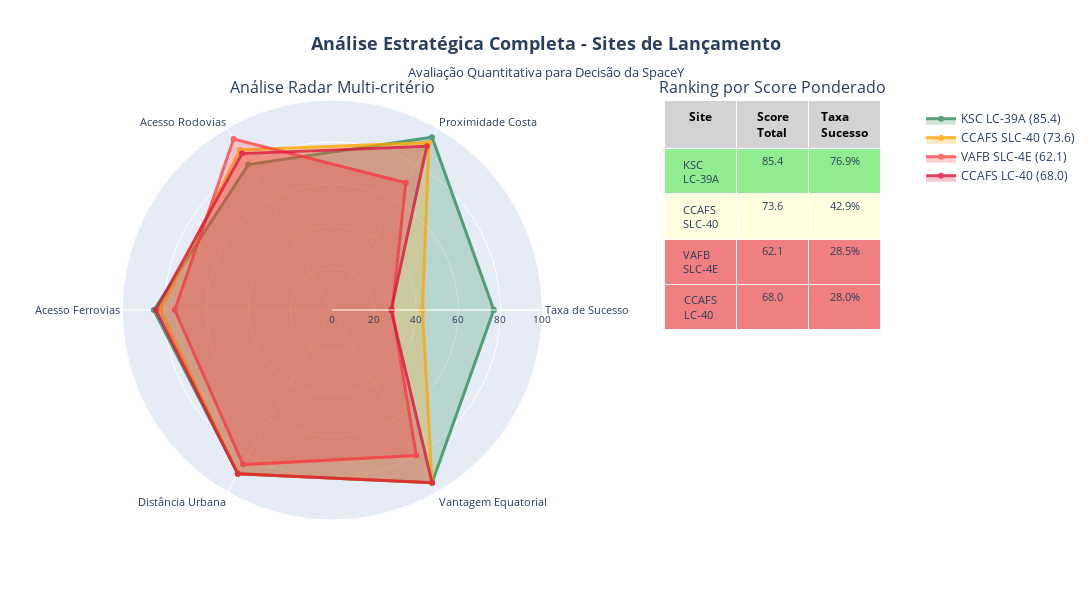

Here is the notebook cell this chart was saved with:
### Code cell
import plotly.graph_objects as go
from plotly.subplots import make_subplots
import pandas as pd

# Dados detalhados com justificativas
detailed_data = {
    'Critério': ['Taxa de Sucesso', 'Proximidade Costa', 'Acesso Rodovias', 
                 'Acesso Ferrovias', 'Distância Urbana', 'Vantagem Equatorial'],
    
    'Descrição': [
        'Percentual de lançamentos bem-sucedidos',
        'Proximidade ao oceano para segurança',
        'Acesso a rodovias para logística',
        'Acesso a ferrovias para componentes',
        'Distância segura de áreas urbanas', 
        'Benefício da rotação terrestre equatorial'
    ],
    
    'KSC LC-39A': [76.9, 95, 80, 85, 90, 95],
    'CCAFS SLC-40': [42.9, 92, 88, 82, 90, 95],
    'VAFB SLC-4E': [28.5, 70, 94, 75, 85, 80],
    'CCAFS LC-40': [28.0, 90, 86, 84, 90, 95],
    
    'Peso': [0.35, 0.15, 0.10, 0.10, 0.15, 0.15]  # Importância de cada critério
}

# Calcular score ponderado
scores = {}
for site in ['KSC LC-39A', 'CCAFS SLC-40', 'VAFB SLC-4E', 'CCAFS LC-40']:
    weighted_score = sum(detailed_data[site][i] * detailed_data['Peso'][i] 
                        for i in range(len(detailed_data['Critério'])))
    scores[site] = weighted_score

# CORREÇÃO: Cores com transparência no formato RGBA
colors_fill = [
    'rgba(46, 139, 87, 0.3)',   # KSC LC-39A - verde com transparência
    'rgba(255, 165, 0, 0.3)',   # CCAFS SLC-40 - laranja
    'rgba(255, 68, 68, 0.3)',   # VAFB SLC-4E - vermelho
    'rgba(220, 20, 60, 0.3)'    # CCAFS LC-40 - vermelho escuro
]

colors_line = ['#2E8B57', '#FFA500', '#FF4444', '#DC143C']  # Cores sólidas para linha

# Criar figura com subplots
fig = make_subplots(
    rows=1, cols=2,
    specs=[[{"type": "polar"}, {"type": "table"}]],
    column_widths=[0.7, 0.3],
    subplot_titles=('Análise Radar Multi-critério', 'Ranking por Score Ponderado')
)

site_names = ['KSC LC-39A', 'CCAFS SLC-40', 'VAFB SLC-4E', 'CCAFS LC-40']

# Adicionar radar (CÓDIGO CORRIGIDO)
for i, site in enumerate(site_names):
    fig.add_trace(go.Scatterpolar(
        r=detailed_data[site] + [detailed_data[site][0]],
        theta=detailed_data['Critério'] + [detailed_data['Critério'][0]],
        fill='toself',
        name=f"{site} ({scores[site]:.1f})",
        line=dict(color=colors_line[i], width=3),
        fillcolor=colors_fill[i],  # CORREÇÃO: usar formato RGBA
        opacity=0.8
    ), row=1, col=1)

# Adicionar tabela de ranking
ranking_data = {
    'Site': site_names,
    'Score Total': [f"{scores[site]:.1f}" for site in site_names],
    'Taxa Sucesso': [f"{detailed_data[site][0]}%" for site in site_names]
}

fig.add_trace(go.Table(
    header=dict(
        values=['<b>Site</b>', '<b>Score Total</b>', '<b>Taxa Sucesso</b>'],
        fill_color='lightgray',
        align='center',
        font=dict(size=12, color='black')
    ),
    cells=dict(
        values=[ranking_data['Site'], ranking_data['Score Total'], ranking_data['Taxa Sucesso']],
        fill_color=[['lightgreen', 'lightyellow', 'lightcoral', 'lightcoral']],
        align='center',
        font=dict(size=11)
    )
), row=1, col=2)

# Atualizar layout
fig.update_layout(
    title=dict(
        text='<b>Análise Estratégica Completa - Sites de Lançamento</b><br>'
             '<sub>Avaliação Quantitativa para Decisão da SpaceY</sub>',
        x=0.5,
        xanchor='center',
        font=dict(size=18)
    ),
    polar=dict(
        radialaxis=dict(
            visible=True,
            range=[0, 100],
            tickfont=dict(size=10),
            tickvals=[0, 20, 40, 60, 80, 100],
            ticktext=['0', '20', '40', '60', '80', '100']
        ),
        angularaxis=dict(
            tickfont=dict(size=11)
        )
    ),
    showlegend=True,
    legend=dict(
        orientation="v",
        yanchor="top",
        y=0.99,
        xanchor="left",
        x=1.05
    ),
    width=1200,
    height=600
)

# Adicionar anotações com insights
#insights = [
#    "🚀 <b>KSC LC-39A</b>: Líder absoluto em performance operacional",
#    "📊 <b>Taxa de Sucesso</b>: Critério mais importante (35% peso)",
#    "🌊 <b>Proximidade Costeira</b>: Todos os sites otimizados",
#    "⚖️ <b>VAFB SLC-4E</b>: Menor vantagem equatorial (latitude mais alta)"
#]

#for i, insight in enumerate(insights):
#    fig.add_annotation(
#        x=0.02, y=0.95 - (i * 0.05),
#        xref="paper", yref="paper",
#        text=insight,
#        showarrow=False,
#        font=dict(size=10, color='darkblue'),
#        bgcolor="lightblue",
#        bordercolor="blue",
#        borderwidth=1,
#        align="left"
#    )

fig.show()

# Print dos scores detalhados
print("\n" + "="*60)
print("SCORE PONDERADO DETALHADO POR CRITÉRIO")
print("="*60)

for site in site_names:
    print(f"\n📊 {site}:")
    for i, criterio in enumerate(detailed_data['Critério']):
        score = detailed_data[site][i]
        peso = detailed_data['Peso'][i] * 100
        contribuicao = score * detailed_data['Peso'][i]
        print(f"   • {criterio}: {score} × {peso:.1f}% = {contribuicao:.2f}")
    print(f"   🎯 SCORE TOTAL: {scores[site]:.2f}")

### Figure 1 — Plotly figure (JSON) as saved in the notebook; plotly's stock layout.template omitted (floating-point values rounded to 4 significant figures)
{"data": [{"fill": "toself", "fillcolor": "rgba(46, 139, 87, 0.3)", "line": {"color": "#2E8B57", "width": 3}, "name": "KSC LC-39A (85.4)", "opacity": 0.8, "r": [76.9, 95, 80, 85, 90, 95, 76.9], "subplot": "polar", "theta": ["Taxa de Sucesso", "Proximidade Costa", "Acesso Rodovias", "Acesso Ferrovias", "Distância Urbana", "Vantagem Equatorial", "Taxa de Sucesso"], "type": "scatterpolar"}, {"fill": "toself", "fillcolor": "rgba(255, 165, 0, 0.3)", "line": {"color": "#FFA500", "width": 3}, "name": "CCAFS SLC-40 (73.6)", "opacity": 0.8, "r": [42.9, 92, 88, 82, 90, 95, 42.9], "subplot": "polar", "theta": ["Taxa de Sucesso", "Proximidade Costa", "Acesso Rodovias", "Acesso Ferrovias", "Distância Urbana", "Vantagem Equatorial", "Taxa de Sucesso"], "type": "scatterpolar"}, {"fill": "toself", "fillcolor": "rgba(255, 68, 68, 0.3)", "line": {"color": "#FF4444", "width": 3}, "name": "VAFB SLC-4E (62.1)", "opacity": 0.8, "r": [28.5, 70, 94, 75, 85, 80, 28.5], "subplot": "polar", "theta": ["Taxa de Sucesso", "Proximidade Costa", "Acesso Rodovias", "Acesso Ferrovias", "Distância Urbana", "Vantagem Equatorial", "Taxa de Sucesso"], "type": "scatterpolar"}, {"fill": "toself", "fillcolor": "rgba(220, 20, 60, 0.3)", "line": {"color": "#DC143C", "width": 3}, "name": "CCAFS LC-40 (68.0)", "opacity": 0.8, "r": [28, 90, 86, 84, 90, 95, 28], "subplot": "polar", "theta": ["Taxa de Sucesso", "Proximidade Costa", "Acesso Rodovias", "Acesso Ferrovias", "Distância Urbana", "Vantagem Equatorial", "Taxa de Sucesso"], "type": "scatterpolar"}, {"cells": {"align": "center", "fill": {"color": [["lightgreen", "lightyellow", "lightcoral", "lightcoral"]]}, "font": {"size": 11}, "values": [["KSC LC-39A", "CCAFS SLC-40", "VAFB SLC-4E", "CCAFS LC-40"], ["85.4", "73.6", "62.1", "68.0"], ["76.9%", "42.9%", "28.5%", "28.0%"]]}, "domain": {"x": [0.73, 1], "y": [0, 1]}, "header": {"align": "center", "fill": {"color": "lightgray"}, "font": {"color": "black", "size": 12}, "values": ["<b>Site</b>", "<b>Score Total</b>", "<b>Taxa Sucesso</b>"]}, "type": "table"}], "layout": {"annotations": [{"font": {"size": 16}, "showarrow": false, "text": "Análise Radar Multi-critério", "x": 0.315, "xanchor": "center", "xref": "paper", "y": 1, "yanchor": "bottom", "yref": "paper"}, {"font": {"size": 16}, "showarrow": false, "text": "Ranking por Score Ponderado", "x": 0.865, "xanchor": "center", "xref": "paper", "y": 1, "yanchor": "bottom", "yref": "paper"}], "height": 600, "legend": {"orientation": "v", "x": 1.05, "xanchor": "left", "y": 0.99, "yanchor": "top"}, "polar": {"angularaxis": {"tickfont": {"size": 11}}, "domain": {"x": [0, 0.63], "y": [0, 1]}, "radialaxis": {"range": [0, 100], "tickfont": {"size": 10}, "ticktext": ["0", "20", "40", "60", "80", "100"], "tickvals": [0, 20, 40, 60, 80, 100], "visible": true}}, "showlegend": true, "title": {"font": {"size": 18}, "text": "<b>Análise Estratégica Completa - Sites de Lançamento</b><br><sub>Avaliação Quantitativa para Decisão da SpaceY</sub>", "x": 0.5, "xanchor": "center"}, "width": 1200}}
